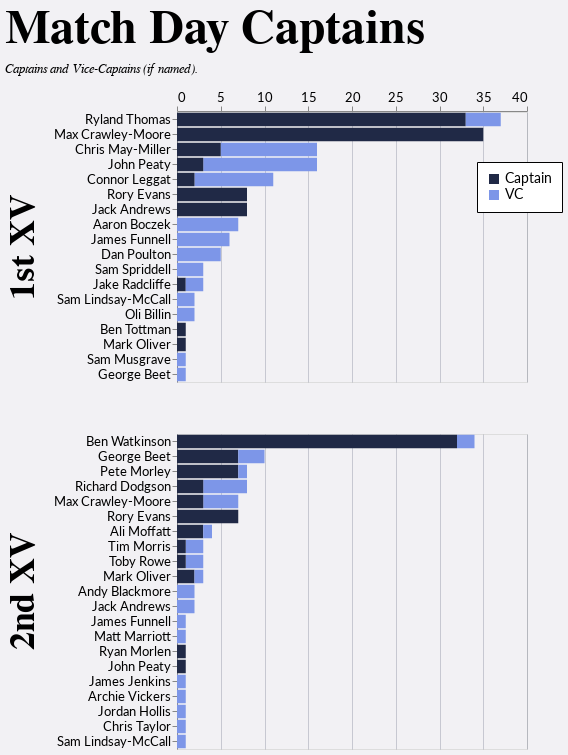

Describe this chart as a Vega-Lite specification.
### Vega-Lite specification from a JSON file in a GitHub repository (floating-point values rounded to 4 significant figures)
{"config": {"axis": {"labelFont": "Lato, sans-serif", "titleFont": "PT Sans Narrow, Helvetica Neue, Helvetica, Arial, sans-serif", "labelFontSize": 13, "titleFontSize": 24, "gridColor": "#202947", "gridOpacity": 0.2}, "header": {"labelFont": "PT Sans Narrow, Helvetica Neue, Helvetica, Arial, sans-serif", "titleFont": "PT Sans Narrow, Helvetica Neue, Helvetica, Arial, sans-serif", "labelFontSize": 24, "titleFontSize": 28, "labelFontWeight": "bold", "orient": "left"}, "legend": {"labelFont": "Lato, sans-serif", "titleFont": "PT Sans Narrow, Helvetica Neue, Helvetica, Arial, sans-serif", "labelFontSize": 14, "titleFontSize": 16, "titlePadding": 5, "fillColor": "white", "strokeColor": "black", "padding": 10, "titleFontWeight": "lighter", "titleFontStyle": "italic", "titleColor": "gray", "offset": 10}, "title": {"font": "PT Sans Narrow, Helvetica Neue, Helvetica, Arial, sans-serif", "fontSize": 48, "fontWeight": "bold", "anchor": "start", "align": "center", "titlePadding": 20, "subtitlePadding": 10, "subtitleFontSize": 13, "subtitleColor": "", "subtitleFontStyle": "italic", "offset": 15, "color": "black"}, "axisX": {"labelAngle": 0}, "facet": {"title": null, "header": null, "align": {"row": "each", "column": "each"}}, "resolve": {"scale": {"y": "independent", "facet": "independent"}}, "background": "#f2f1f4"}, "data": {"name": "data-90e2d497d50dec35c3a79148720cc5e4"}, "mark": {"type": "bar"}, "encoding": {"color": {"field": "is_captain", "legend": {"labelExpr": "datum.value ? 'Captain' : 'VC'", "legendX": 300, "legendY": 50, "orient": "none", "title": null}, "scale": {"domain": [true, false], "range": ["#202946", "#7d96e8"]}, "type": "nominal"}, "order": {"field": "is_captain", "sort": "descending", "type": "nominal"}, "row": {"field": "squad", "header": {"labelExpr": "datum.value + ' XV'", "labelFontSize": 36, "title": null}, "spacing": 50, "title": null, "type": "nominal"}, "tooltip": [{"field": "player", "type": "nominal"}, {"field": "squad", "type": "nominal"}, {"aggregate": "sum", "field": "games", "type": "quantitative"}, {"field": "is_captain", "type": "nominal"}], "x": {"aggregate": "sum", "axis": {"orient": "top", "title": null}, "field": "games", "type": "quantitative"}, "y": {"field": "player", "sort": "-x", "title": null, "type": "nominal"}}, "height": {"step": 15}, "resolve": {"scale": {"y": "independent"}}, "title": {"text": "Match Day Captains", "subtitle": "Captains and Vice-Captains (if named)."}, "width": 350, "$schema": "https://vega.github.io/schema/vega-lite/v5.20.1.json", "datasets": {"data-90e2d497d50dec35c3a79148720cc5e4": [{"player": "Ryland Thomas", "squad": "1st", "season": "2024/25", "game_type": "League", "is_captain": true, "games": 15}, {"player": "Max Crawley-Moore", "squad": "1st", "season": "2022/23", "game_type": "League", "is_captain": true, "games": 15}, {"player": "Ryland Thomas", "squad": "1st", "season": "2023/24", "game_type": "League", "is_captain": true, "games": 13}, {"player": "Ben Watkinson", "squad": "2nd", "season": "2021/22", "game_type": "League", "is_captain": true, "games": 9}, {"player": "Connor Leggat", "squad": "1st", "season": "2023/24", "game_type": "League", "is_captain": false, "games": 9}, {"player": "Ben Watkinson", "squad": "2nd", "season": "2022/23", "game_type": "League", "is_captain": true, "games": 9}, {"player": "Chris May-Miller", "squad": "1st", "season": "2024/25", "game_type": "League", "is_captain": false, "games": 9}, {"player": "Ben Watkinson", "squad": "2nd", "season": "2023/24", "game_type": "League", "is_captain": true, "games": 9}, {"player": "Max Crawley-Moore", "squad": "1st", "season": "2021/22", "game_type": "League", "is_captain": true, "games": 8}, {"player": "Dan Poulton", "squad": "1st", "season": "2023/24", "game_type": "League", "is_captain": false, "games": 5}, {"player": "Chris May-Miller", "squad": "1st", "season": "2024/25", "game_type": "League", "is_captain": true, "games": 5}, {"player": "Rory Evans", "squad": "1st", "season": "2025/26", "game_type": "League", "is_captain": true, "games": 5}, {"player": "Jack Andrews", "squad": "1st", "season": "2021/22", "game_type": "Friendly", "is_captain": true, "games": 5}, {"player": "Max Crawley-Moore", "squad": "1st", "season": "2023/24", "game_type": "League", "is_captain": true, "games": 5}, {"player": "John Peaty", "squad": "1st", "season": "2021/22", "game_type": "League", "is_captain": false, "games": 4}, {"player": "Pete Morley", "squad": "2nd", "season": "2024/25", "game_type": "League", "is_captain": true, "games": 4}, {"player": "John Peaty", "squad": "1st", "season": "2022/23", "game_type": "League", "is_captain": false, "games": 4}, {"player": "Max Crawley-Moore", "squad": "2nd", "season": "2023/24", "game_type": "League", "is_captain": false, "games": 4}, {"player": "John Peaty", "squad": "1st", "season": "2024/25", "game_type": "League", "is_captain": false, "games": 3}, {"player": "Aaron Boczek", "squad": "1st", "season": "2025/26", "game_type": "League", "is_captain": false, "games": 3}, {"player": "Pete Morley", "squad": "2nd", "season": "2024/25", "game_type": "Friendly", "is_captain": true, "games": 3}, {"player": "George Beet", "squad": "2nd", "season": "2025/26", "game_type": "League", "is_captain": true, "games": 3}, {"player": "Jack Andrews", "squad": "1st", "season": "2021/22", "game_type": "League", "is_captain": true, "games": 3}, {"player": "Rory Evans", "squad": "2nd", "season": "2024/25", "game_type": "League", "is_captain": true, "games": 3}, {"player": "Max Crawley-Moore", "squad": "1st", "season": "2022/23", "game_type": "Cup", "is_captain": true, "games": 3}, {"player": "Ryland Thomas", "squad": "1st", "season": "2023/24", "game_type": "Cup", "is_captain": true, "games": 3}, {"player": "Richard Dodgson", "squad": "2nd", "season": "2022/23", "game_type": "League", "is_captain": false, "games": 3}, {"player": "James Funnell", "squad": "1st", "season": "2021/22", "game_type": "Friendly", "is_captain": false, "games": 3}, {"player": "Rory Evans", "squad": "2nd", "season": "2024/25", "game_type": "Friendly", "is_captain": true, "games": 3}, {"player": "Ryland Thomas", "squad": "1st", "season": "2023/24", "game_type": "League", "is_captain": false, "games": 3}, {"player": "Sam Spriddell", "squad": "1st", "season": "2024/25", "game_type": "League", "is_captain": false, "games": 3}, {"player": "Ryland Thomas", "squad": "1st", "season": "2024/25", "game_type": "Cup", "is_captain": true, "games": 2}, {"player": "Rory Evans", "squad": "1st", "season": "2025/26", "game_type": "Cup", "is_captain": true, "games": 2}, {"player": "Ali Moffatt", "squad": "2nd", "season": "2021/22", "game_type": "League", "is_captain": true, "games": 2}, {"player": "Chris May-Miller", "squad": "1st", "season": "2024/25", "game_type": "Cup", "is_captain": false, "games": 2}, {"player": "George Beet", "squad": "2nd", "season": "2025/26", "game_type": "Cup", "is_captain": true, "games": 2}, {"player": "Ben Watkinson", "squad": "2nd", "season": "2021/22", "game_type": "Friendly", "is_captain": true, "games": 2}, {"player": "Max Crawley-Moore", "squad": "1st", "season": "2021/22", "game_type": "Cup", "is_captain": true, "games": 2}, {"player": "Ben Watkinson", "squad": "2nd", "season": "2022/23", "game_type": "Friendly", "is_captain": true, "games": 2}, {"player": "Tim Morris", "squad": "2nd", "season": "2023/24", "game_type": "League", "is_captain": false, "games": 2}, {"player": "Andy Blackmore", "squad": "2nd", "season": "2021/22", "game_type": "League", "is_captain": false, "games": 2}, {"player": "Jack Andrews", "squad": "2nd", "season": "2023/24", "game_type": "League", "is_captain": false, "games": 2}, {"player": "James Funnell", "squad": "1st", "season": "2021/22", "game_type": "League", "is_captain": false, "games": 2}, {"player": "Richard Dodgson", "squad": "2nd", "season": "2021/22", "game_type": "League", "is_captain": false, "games": 2}, {"player": "Max Crawley-Moore", "squad": "2nd", "season": "2024/25", "game_type": "League", "is_captain": true, "games": 2}, {"player": "George Beet", "squad": "2nd", "season": "2024/25", "game_type": "League", "is_captain": true, "games": 2}, {"player": "Toby Rowe", "squad": "2nd", "season": "2021/22", "game_type": "League", "is_captain": false, "games": 2}, {"player": "John Peaty", "squad": "1st", "season": "2023/24", "game_type": "League", "is_captain": true, "games": 1}, {"player": "Max Crawley-Moore", "squad": "1st", "season": "2023/24", "game_type": "Friendly", "is_captain": true, "games": 1}, {"player": "Jake Radcliffe", "squad": "1st", "season": "2025/26", "game_type": "League", "is_captain": true, "games": 1}, {"player": "John Peaty", "squad": "1st", "season": "2021/22", "game_type": "Cup", "is_captain": false, "games": 1}, {"player": "James Funnell", "squad": "2nd", "season": "2023/24", "game_type": "League", "is_captain": false, "games": 1}, {"player": "Aaron Boczek", "squad": "1st", "season": "2023/24", "game_type": "League", "is_captain": false, "games": 1}, {"player": "Aaron Boczek", "squad": "1st", "season": "2025/26", "game_type": "Cup", "is_captain": false, "games": 1}, {"player": "Mark Oliver", "squad": "2nd", "season": "2023/24", "game_type": "Friendly", "is_captain": true, "games": 1}, {"player": "Matt Marriott", "squad": "2nd", "season": "2021/22", "game_type": "League", "is_captain": false, "games": 1}, {"player": "Connor Leggat", "squad": "1st", "season": "2023/24", "game_type": "Friendly", "is_captain": true, "games": 1}, {"player": "Aaron Boczek", "squad": "1st", "season": "2023/24", "game_type": "Cup", "is_captain": false, "games": 1}, {"player": "Ryan Morlen", "squad": "2nd", "season": "2023/24", "game_type": "League", "is_captain": true, "games": 1}, {"player": "Max Crawley-Moore", "squad": "2nd", "season": "2023/24", "game_type": "League", "is_captain": true, "games": 1}, {"player": "John Peaty", "squad": "1st", "season": "2022/23", "game_type": "League", "is_captain": true, "games": 1}, {"player": "Ben Tottman", "squad": "1st", "season": "2024/25", "game_type": "League", "is_captain": true, "games": 1}, {"player": "Aaron Boczek", "squad": "1st", "season": "2022/23", "game_type": "League", "is_captain": false, "games": 1}, {"player": "Jake Radcliffe", "squad": "1st", "season": "2025/26", "game_type": "League", "is_captain": false, "games": 1}, {"player": "Mark Oliver", "squad": "1st", "season": "2023/24", "game_type": "Cup", "is_captain": true, "games": 1}, {"player": "John Peaty", "squad": "2nd", "season": "2024/25", "game_type": "League", "is_captain": true, "games": 1}, {"player": "Sam Musgrave", "squad": "1st", "season": "2023/24", "game_type": "League", "is_captain": false, "games": 1}, {"player": "Richard Dodgson", "squad": "2nd", "season": "2022/23", "game_type": "Cup", "is_captain": true, "games": 1}, {"player": "Rory Evans", "squad": "2nd", "season": "2024/25", "game_type": "Cup", "is_captain": true, "games": 1}, {"player": "Pete Morley", "squad": "2nd", "season": "2021/22", "game_type": "League", "is_captain": false, "games": 1}, {"player": "Rory Evans", "squad": "1st", "season": "2025/26", "game_type": "Friendly", "is_captain": true, "games": 1}, {"player": "Richard Dodgson", "squad": "2nd", "season": "2021/22", "game_type": "League", "is_captain": true, "games": 1}, {"player": "James Jenkins", "squad": "2nd", "season": "2022/23", "game_type": "Friendly", "is_captain": false, "games": 1}, {"player": "Max Crawley-Moore", "squad": "1st", "season": "2021/22", "game_type": "Friendly", "is_captain": true, "games": 1}, {"player": "Connor Leggat", "squad": "1st", "season": "2023/24", "game_type": "League", "is_captain": true, "games": 1}, {"player": "Mark Oliver", "squad": "2nd", "season": "2023/24", "game_type": "League", "is_captain": true, "games": 1}, {"player": "Ben Watkinson", "squad": "2nd", "season": "2021/22", "game_type": "Cup", "is_captain": false, "games": 1}, {"player": "Ben Watkinson", "squad": "2nd", "season": "2022/23", "game_type": "League", "is_captain": false, "games": 1}, {"player": "John Peaty", "squad": "1st", "season": "2021/22", "game_type": "Friendly", "is_captain": false, "games": 1}, {"player": "Sam Lindsay-McCall", "squad": "1st", "season": "2023/24", "game_type": "Friendly", "is_captain": false, "games": 1}, {"player": "Tim Morris", "squad": "2nd", "season": "2024/25", "game_type": "League", "is_captain": true, "games": 1}, {"player": "Archie Vickers", "squad": "2nd", "season": "2023/24", "game_type": "Friendly", "is_captain": false, "games": 1}, {"player": "Ryland Thomas", "squad": "1st", "season": "2023/24", "game_type": "Cup", "is_captain": false, "games": 1}, {"player": "Jordan Hollis", "squad": "2nd", "season": "2021/22", "game_type": "League", "is_captain": false, "games": 1}, {"player": "Richard Dodgson", "squad": "2nd", "season": "2022/23", "game_type": "League", "is_captain": true, "games": 1}, {"player": "Jake Radcliffe", "squad": "1st", "season": "2025/26", "game_type": "Cup", "is_captain": false, "games": 1}, {"player": "Sam Lindsay-McCall", "squad": "1st", "season": "2021/22", "game_type": "Friendly", "is_captain": false, "games": 1}, {"player": "James Funnell", "squad": "1st", "season": "2025/26", "game_type": "Friendly", "is_captain": false, "games": 1}, {"player": "Chris Taylor", "squad": "2nd", "season": "2021/22", "game_type": "Friendly", "is_captain": false, "games": 1}, {"player": "George Beet", "squad": "2nd", "season": "2024/25", "game_type": "League", "is_captain": false, "games": 1}, {"player": "Ben Watkinson", "squad": "2nd", "season": "2023/24", "game_type": "Friendly", "is_captain": true, "games": 1}, {"player": "George Beet", "squad": "2nd", "season": "2024/25", "game_type": "Friendly", "is_captain": false, "games": 1}, {"player": "Mark Oliver", "squad": "2nd", "season": "2023/24", "game_type": "League", "is_captain": false, "games": 1}, {"player": "Sam Lindsay-McCall", "squad": "2nd", "season": "2024/25", "game_type": "Friendly", "is_captain": false, "games": 1}, {"player": "Ali Moffatt", "squad": "2nd", "season": "2021/22", "game_type": "League", "is_captain": false, "games": 1}, {"player": "Toby Rowe", "squad": "2nd", "season": "2021/22", "game_type": "Cup", "is_captain": true, "games": 1}, {"player": "Oli Billin", "squad": "1st", "season": "2023/24", "game_type": "Cup", "is_captain": false, "games": 1}, {"player": "George Beet", "squad": "1st", "season": "2025/26", "game_type": "Friendly", "is_captain": false, "games": 1}, {"player": "Ali Moffatt", "squad": "2nd", "season": "2021/22", "game_type": "Cup", "is_captain": true, "games": 1}, {"player": "John Peaty", "squad": "1st", "season": "2024/25", "game_type": "League", "is_captain": true, "games": 1}, {"player": "Oli Billin", "squad": "1st", "season": "2023/24", "game_type": "Friendly", "is_captain": false, "games": 1}, {"player": "George Beet", "squad": "2nd", "season": "2021/22", "game_type": "League", "is_captain": false, "games": 1}]}}
